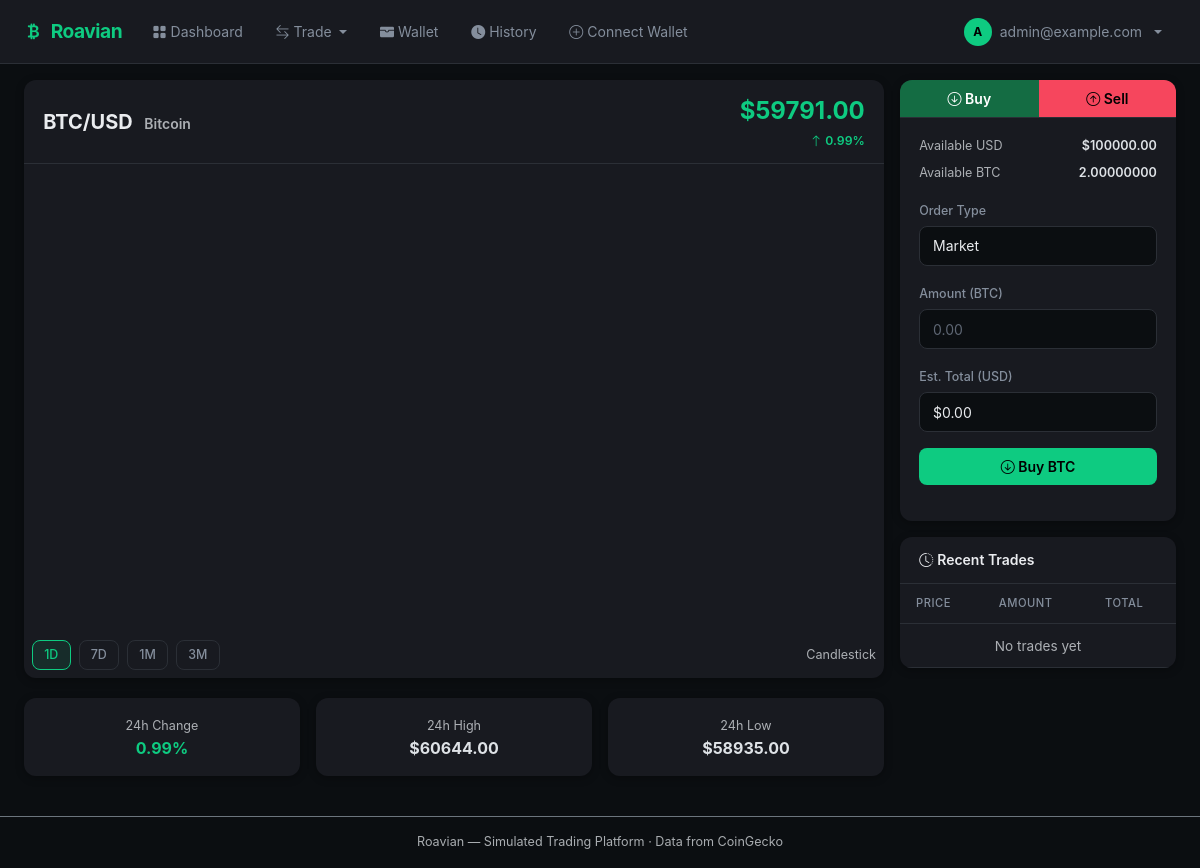
The page /trade/BTC/ (signed in) on the database its author committed.
### apps/market/models.py (models this page shows, shortened)
class MarketAsset(models.Model):
    class AssetType(models.TextChoices):
        CRYPTO = 'CRYPTO', 'Cryptocurrency'
    type = models.CharField(max_length=10, choices=AssetType.choices, default=AssetType.CRYPTO)
    code = models.CharField(max_length=20, unique=True)
    name = models.CharField(max_length=100)
    coingecko_id = models.CharField(max_length=100, blank=True, null=True)
    symbol = models.CharField(max_length=10, blank=True)
    current_price = models.DecimalField(max_digits=18, decimal_places=8, default=Decimal('0'))
    price_change_24h = models.DecimalField(max_digits=10, decimal_places=2, default=Decimal('0'))
    price_high_24h = models.DecimalField(max_digits=18, decimal_places=8, default=Decimal('0'))
    price_low_24h = models.DecimalField(max_digits=18, decimal_places=8, default=Decimal('0'))
    market_cap = models.DecimalField(max_digits=24, decimal_places=2, null=True, blank=True)
    volume_24h = models.DecimalField(max_digits=24, decimal_places=2, default=Decimal('0'))
    image_url = models.URLField(blank=True)
    is_active = models.BooleanField(default=True)
    sort_order = models.PositiveIntegerField(default=0)
    created_at = models.DateTimeField(auto_now_add=True)
    updated_at = models.DateTimeField(auto_now=True)
    class Meta:
        ordering = ['sort_order']

### apps/accounts/models.py (models this page shows, shortened)
class UserAccount(models.Model):
    FIAT_CHOICES = [('USD', 'USD'), ('EUR', 'EUR'), ('GBP', 'GBP')]
    user = models.OneToOneField(User, on_delete=models.CASCADE, related_name='account')
    default_fiat = models.CharField(max_length=3, choices=FIAT_CHOICES, default='USD')
    cash_balance = models.DecimalField(max_digits=18, decimal_places=2, default=Decimal('0'))
    balance_eur = models.DecimalField(max_digits=18, decimal_places=2, default=Decimal('0.00'))
    balance_gbp = models.DecimalField(max_digits=18, decimal_places=2, default=Decimal('0.00'))
    created_at = models.DateTimeField(auto_now_add=True)
    updated_at = models.DateTimeField(auto_now=True)
    class Meta:
        verbose_name = 'User Account'
        verbose_name_plural = 'User Accounts'

class UserHolding(models.Model):
    account = models.ForeignKey(UserAccount, on_delete=models.CASCADE, related_name='holdings')
    asset = models.ForeignKey('market.MarketAsset', on_delete=models.CASCADE)
    balance = models.DecimalField(max_digits=18, decimal_places=8, default=Decimal('0'))
    average_entry_price = models.DecimalField(max_digits=18, decimal_places=2, default=Decimal('0'))
    class Meta:
        unique_together = ['account', 'asset']

### apps/trading/views.py (the view)
# urls.py: path('<str:asset_code>/', views.trade_view, name='trade'),
@login_required
def trade_view(request, asset_code):
    asset = get_object_or_404(MarketAsset, code=asset_code.upper(), is_active=True)
    account = request.user.account
    holding = UserHolding.objects.filter(account=account, asset=asset).first()
    recent_orders = Order.objects.filter(asset=asset)[:30]
    return render(request, 'trading/trade.html', {
        'asset': asset,
        'account': account,
        'holding': holding,
        'recent_orders': recent_orders,
    })

### templates/trading/trade.html (shortened to what this page needs)
{% extends 'base.html' %}
{% load dashboard_tags %}
{% block content %}
<div class="row g-3">
    <div class="col-xl-9">
        <div class="card border-0 shadow-sm">
            <div class="card-header d-flex justify-content-between align-items-center flex-wrap gap-2">
                <div>
                    <span class="fw-bold fs-5">{{ asset.code }}/USD</span>
                    <span class="text-muted ms-2">{{ asset.name }}</span>
                </div>
                <div class="d-flex align-items-center gap-3">
                    <div class="text-end">
                        <div class="fs-4 fw-bold {% if asset.price_change_24h >= 0 %}text-success{% else %}text-danger{% endif %}" id="live-price">
                            ${{ asset.current_price|floatformat:2 }}
                        </div>
                        <small class="{% if asset.price_change_24h >= 0 %}text-success{% else %}text-danger{% endif %}">
                            <i class="bi bi-{% if asset.price_change_24h >= 0 %}arrow-up{% else %}arrow-down{% endif %}"></i>
                            {{ asset.price_change_24h|floatformat:2 }}%
                        </small>
                    </div>
                </div>
            </div>
            <div class="card-body p-2">
                <div id="chart-container" style="height:460px; width:100%;"></div>
                <div class="d-flex gap-2 mt-2 flex-wrap">
                    <button class="btn btn-sm btn-outline-accent chart-range active" data-days="1">1D</button>
                    <button class="btn btn-sm btn-outline-accent chart-range" data-days="7">7D</button>
                    <button class="btn btn-sm btn-outline-accent chart-range" data-days="30">1M</button>
                    <button class="btn btn-sm btn-outline-accent chart-range" data-days="90">3M</button>
                    <span class="ms-auto text-muted small align-self-center" id="chart-status">Candlestick</span>
                </div>
            </div>
        </div>
        <div class="row g-3 mt-1">
            <div class="col-md-4 col-6">
                <div class="card border-0 shadow-sm h-100">
                    <div class="card-body text-center py-3">
                        <small class="text-muted">24h Change</small>
                        <div class="fw-bold fs-6 {% if asset.price_change_24h >= 0 %}text-success{% else %}text-danger{% endif %}">
                            {{ asset.price_change_24h|floatformat:2 }}%
                        </div>
                    </div>
                </div>
            </div>
            <div class="col-md-4 col-6">
                <div class="card border-0 shadow-sm h-100">
                    <div class="card-body text-center py-3">
                        <small class="text-muted">24h High</small>
                        <div class="fw-bold fs-6">${{ asset.price_high_24h|floatformat:2 }}</div>
                    </div>
                </div>
            </div>
            <div class="col-md-4 col-6">
                <div class="card border-0 shadow-sm h-100">
                    <div class="card-body text-center py-3">
                        <small class="text-muted">24h Low</small>
                        <div class="fw-bold fs-6">${{ asset.price_low_24h|floatformat:2 }}</div>
                    </div>
                </div>
            </div>
        </div>
    </div>
    <div class="col-xl-3">
        <div class="card border-0 shadow-sm">
            <div class="card-header p-0">
                <div class="d-flex">
                    <button class="btn btn-success flex-fill rounded-0 py-2 active" id="btn-buy">
                        <i class="bi bi-arrow-down-circle"></i> Buy
                    </button>
                    <button class="btn btn-danger flex-fill rounded-0 py-2" id="btn-sell">
                        <i class="bi bi-arrow-up-circle"></i> Sell
                    </button>
                </div>
            </div>
            <div class="card-body">
                <div class="d-flex justify-content-between mb-2 small">
                    <span class="text-muted">Available USD</span>
                    <span class="fw-semibold">${{ account.cash_balance|floatformat:2 }}</span>
                </div>
                <div class="d-flex justify-content-between mb-3 small">
                    <span class="text-muted">Available {{ asset.code }}</span>
                    <span class="fw-semibold">{% crypto_balance account asset.code %}</span>
                </div>
                <form id="trade-form" hx-post="{% url 'execute_order' asset.code %}" hx-target="#order-result" hx-swap="innerHTML">
                    <div class="mb-3">
                        <label class="form-label small">Order Type</label>
                        <select name="order_type" class="form-select" id="order-type-select">
                            <option value="MARKET">Market</option>
                        </select>
                    </div>
                    <div class="mb-3">
                        <label class="form-label small">Amount (<span id="amount-label">{{ asset.code }}</span>)</label>
                        <input type="number" name="amount" step="any" min="0.00000001" class="form-control" placeholder="0.00" id="amount-input">
                    </div>
                    <div class="mb-3">
                        <label class="form-label small">Est. Total (USD)</label>
                        <div class="form-control" id="est-total">$0.00</div>
                    </div>
                    <button type="submit" class="btn btn-success w-100 py-2 fw-semibold" id="submit-btn">
                        <i class="bi bi-arrow-down-circle"></i> Buy {{ asset.code }}
                    </button>
                </form>
            </div>
        </div>
        <div class="card border-0 shadow-sm mt-3">
            <div class="card-header small"><i class="bi bi-clock-history me-1"></i>Recent Trades</div>
            <div class="card-body p-0" style="max-height:220px; overflow-y:auto;">
                <table class="table table-sm mb-0">
                    <thead><tr><th class="small">Price</th><th class="small">Amount</th><th class="small">Total</th></tr></thead>
                    <tbody>
                        {% for o in recent_orders|slice:":15" %}
                        <tr>
                            <td class="small text-{% if o.side == 'BUY' %}success{% else %}danger{% endif %}">
                                ${{ o.price_at_exec|floatformat:2 }}
                            </td>
                            <td class="small">{{ o.quantity|floatformat:6 }}</td>
                            <td class="small">${{ o.total_fiat|floatformat:2 }}</td>
                        </tr>
                        {% empty %}
                        <tr><td colspan="3" class="text-muted text-center small py-3">No trades yet</td></tr>
                        {% endfor %}
                    </tbody>
                </table>
            </div>
        </div>
    </div>
</div>
{% endblock %}

### templates/includes/navbar.html (shortened to what this page needs)
<nav class="navbar navbar-expand-lg sticky-top">
    <div class="container-fluid px-4">
        <a class="navbar-brand" href="{% url 'dashboard' %}">
            <i class="bi bi-currency-bitcoin me-2"></i>Roavian
        </a>
        <div class="collapse navbar-collapse" id="navbarNav">
            <ul class="navbar-nav me-auto gap-1">
                <li class="nav-item"><a class="nav-link" href="{% url 'dashboard' %}"><i class="bi bi-grid-fill me-1"></i>Dashboard</a></li>
                {% if user.is_authenticated %}
                <li class="nav-item dropdown">
                    <a class="nav-link dropdown-toggle" href="#" role="button" data-bs-toggle="dropdown">
                        <i class="bi bi-arrow-left-right me-1"></i>Trade
                    </a>
                </li>
                <li class="nav-item"><a class="nav-link" href="{% url 'wallet_view' %}"><i class="bi bi-wallet-fill me-1"></i>Wallet</a></li>
                <li class="nav-item"><a class="nav-link" href="{% url 'transactions_view' %}"><i class="bi bi-clock-fill me-1"></i>History</a></li>
                <li class="nav-item"><a class="nav-link" href="{% url 'profile' %}#connect-wallet"><i class="bi bi-plus-circle me-1"></i>Connect Wallet</a></li>
                {% endif %}
            </ul>
            <ul class="navbar-nav gap-1">
                {% if user.is_authenticated %}
                <li class="nav-item dropdown">
                    <a class="nav-link dropdown-toggle d-flex align-items-center gap-2" href="#" role="button" data-bs-toggle="dropdown">
                        <span class="avatar-placeholder">{{ user.first_name|first|default:user.email|first|upper }}</span>
                        <span>{{ user.first_name|default:user.email }}</span>
                    </a>
                </li>
                {% else %}
                <li class="nav-item"><a class="nav-link" href="{% url 'login' %}"><i class="bi bi-box-arrow-in-right me-1"></i>Login</a></li>
                <li class="nav-item"><a class="nav-link btn btn-accent text-dark fw-semibold px-3" href="{% url 'register' %}">Get Started</a></li>
                {% endif %}
            </ul>
        </div>
    </div>
</nav>

### rows shown on the page
MarketAsset: code "BTC", name "Bitcoin", current_price "59791.00", price_change_24h "0.99", price_high_24h "60644.00", price_low_24h "58935.00", code.balance "2.00000000"
UserAccount: cash_balance "100000.00"

### other values the page prints
{{ user.first_name|first|default:user.email|first|upper }} "A"
{{ user.first_name|default:user.email }} "admin@example.com"
